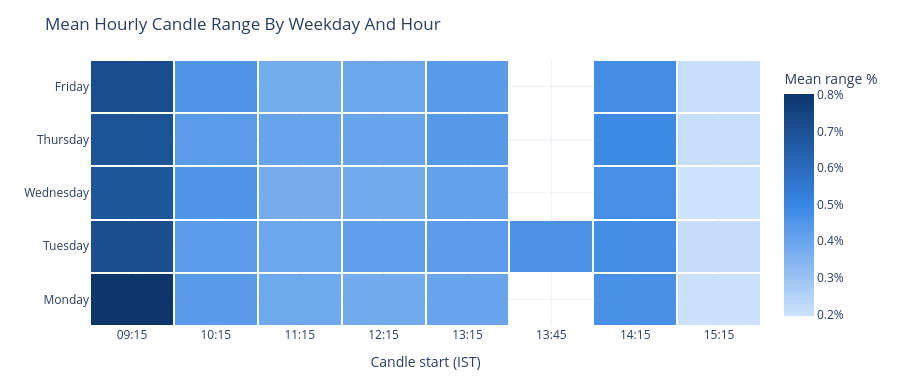

The notebook cell this image was saved under:
### Markdown cell above
## Where The Volatility Sits — Hour Of Day × Weekday

Mean hourly candle range, `(high − low) / open`, across every regular session in the dataset. One hue, light to dark: darker cells are the hours that move most. This is the intraday texture behind the weekly numbers above — useful for choosing an entry or adjustment hour rather than a date.

### Code cell
intraday = price_df.copy()
intraday["weekday"] = intraday.index.day_name()
intraday["hour"] = intraday.index.strftime("%H:%M")
intraday["range_pct"] = (intraday["high"] - intraday["low"]) / intraday["open"] * 100

weekday_order = ["Monday", "Tuesday", "Wednesday", "Thursday", "Friday"]
heat = (
    intraday[intraday["weekday"].isin(weekday_order)]
    .pivot_table(index="weekday", columns="hour", values="range_pct", aggfunc="mean")
    .reindex(weekday_order)
)

fig = go.Figure(
    data=go.Heatmap(
        z=heat.to_numpy(),
        x=heat.columns,
        y=heat.index,
        colorscale=[[0, "#cde2fb"], [0.5, "#3987e5"], [1, "#0d366b"]],
        colorbar=dict(title="Mean range %", ticksuffix="%"),
        hovertemplate="%{y} %{x} — %{z:.2f}%<extra></extra>",
        xgap=2,
        ygap=2,
    )
)
fig.update_layout(
    title="Mean Hourly Candle Range By Weekday And Hour",
    template="plotly_white",
    height=380,
    margin=dict(t=60, b=50, l=90, r=20),
)
fig.update_xaxes(title_text="Candle start (IST)")
fig.show()

### Figure 1 — Plotly figure (JSON) as saved in the notebook; plotly's stock layout.template omitted (floating-point values rounded to 4 significant figures)
{"data": [{"colorbar": {"ticksuffix": "%", "title": {"text": "Mean range %"}}, "colorscale": [[0, "#cde2fb"], [0.5, "#3987e5"], [1, "#0d366b"]], "hovertemplate": "%{y} %{x} — %{z:.2f}%<extra></extra>", "type": "heatmap", "x": ["09:15", "10:15", "11:15", "12:15", "13:15", "13:45", "14:15", "15:15"], "xgap": 2, "y": ["Monday", "Tuesday", "Wednesday", "Thursday", "Friday"], "ygap": 2, "z": [[0.802, 0.434, 0.3896, 0.3789, 0.4013, NaN, 0.4662, 0.2015], [0.7121, 0.43, 0.3939, 0.4173, 0.4272, 0.4622, 0.475, 0.2114], [0.6767, 0.4554, 0.3742, 0.3796, 0.4122, NaN, 0.4727, 0.1954], [0.6927, 0.4293, 0.4021, 0.401, 0.4384, NaN, 0.4913, 0.2098], [0.7159, 0.4566, 0.3751, 0.3934, 0.4331, NaN, 0.4789, 0.2094]]}], "layout": {"height": 380, "margin": {"b": 50, "l": 90, "r": 20, "t": 60}, "title": {"text": "Mean Hourly Candle Range By Weekday And Hour"}, "xaxis": {"title": {"text": "Candle start (IST)"}}}}
